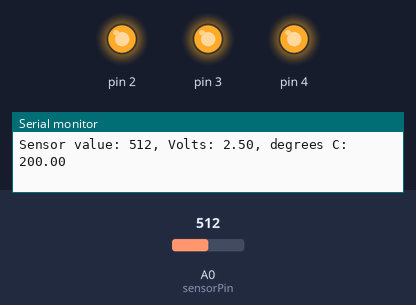
Recording of a sketch running on a simulated Arduino Uno, built with avr-gcc and run on an emulated ATmega328P. On the bench: output pins drawn as LEDs (lit = HIGH), the last lines printed to the serial monitor. The test bench sets the inputs (shaded band); at power-on: A0 (sensorPin) = 512.

Above: at 1.2 s.
1.3 s: A0 (sensorPin) set to 155
2.8 s: A0 (sensorPin) set to 145
At 3.3 s:
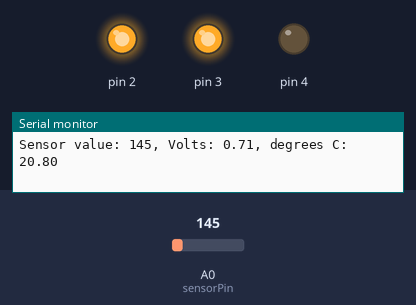
4.3 s: A0 (sensorPin) set to 122
At 5.5 s:
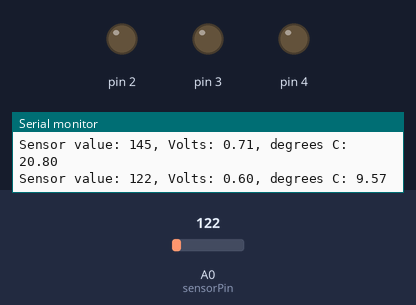
5.8 s: A0 (sensorPin) set to 306
At 6.8 s:
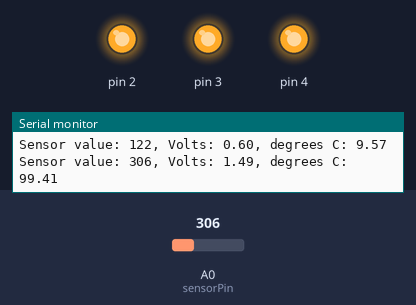
7.3 s: A0 (sensorPin) set to 0
At 7.9 s:
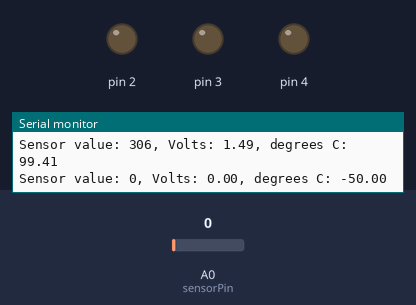
Timing chart, 0 to 9.8 s (numbered marks = the images above; inputs shaded):
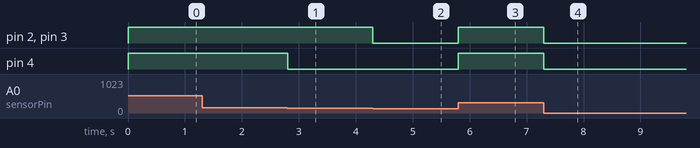

The sketch:

Arduino_projects_book_03.ino.ino
```cpp
// Define constants
const int sensorPin = A0;
const float baselineTemp = 18.0;


void setup() {
  // put your setup code here, to run once:
  Serial.begin(9600); // open a serial port

  for(int pinNumber = 2; pinNumber < 5; pinNumber++) {
    pinMode(pinNumber, OUTPUT);
    digitalWrite(pinNumber, LOW);
  }

}

// We want to print the temperature only when it chages
int sensorValOld = -10;

void loop() {
  // put your main code here, to run repeatedly:

  // Read the sensor value
  int sensorVal = analogRead(sensorPin);

  // If the sensor value changed from last time, print the new value on the console
  if (abs(sensorVal - sensorValOld) >= 2) {
    sensorValOld=sensorVal;

    // convert ADC reading to voltage
    float voltage = (sensorVal / 1024.0) * 5.0;

    // convert voltage to temperature (Celsius)
    float temperature = (voltage - .5) * 100;

    // print to console the values
    Serial.print("Sensor value: ");
    Serial.print(sensorVal);

    Serial.print(", Volts: ");
    Serial.print(voltage);

    Serial.print(", degrees C: ");
    Serial.println(temperature);

    // change the LEDs statuses

    if (temperature < baselineTemp) {
      digitalWrite(2, LOW);
      digitalWrite(3, LOW);
      digitalWrite(4, LOW);
    } else if (baselineTemp + 1 <= temperature && temperature < baselineTemp + 2) {
      digitalWrite(2, HIGH);
      digitalWrite(3, LOW);
      digitalWrite(4, LOW);
    } else if (baselineTemp + 2 <= temperature && temperature < baselineTemp + 3) {
      digitalWrite(2, HIGH);
      digitalWrite(3, HIGH);
      digitalWrite(4, LOW);
    } else if (baselineTemp + 3 <= temperature) {
      digitalWrite(2, HIGH);
      digitalWrite(3, HIGH);
      digitalWrite(4, HIGH);
    }
    delay(5);
  }
}
```

Measured:
- the behaviour switches between 146 and 145 on A0 (sensorPin) (found by bisection; images 0 and 1)
- after the input at 2.8 s, pin 4: HIGH → LOW at once
- after the input at 4.3 s, pin 2, pin 3: HIGH → LOW at once
- after the input at 5.8 s, pin 2–4: LOW → HIGH at once
- after the input at 7.3 s, pin 2–4: HIGH → LOW at once
